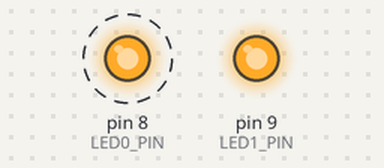
This sketch was run on a simulated Arduino Uno, built with avr-gcc and run on an emulated ATmega328P. Shown: output pins drawn as LEDs (lit = HIGH). Dashed ring = blinking.

Above: at 0.12 s.
At 9.66 s:
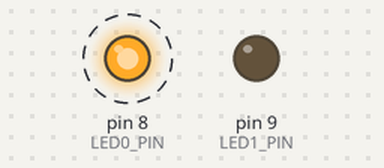
Timing chart, 0 to 13.3 s (numbered marks = the images above):
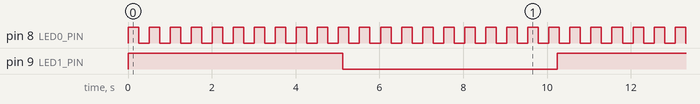

The sketch:

Delay_Version4.ino
```cpp
// without delay function (keeps on cycling!);

// define the pins for the LED outputs
const int LED0_PIN = 8; // const means it can't be changed later
int LED0_STATE = LOW;
long LED0_BLINK_RATE = 250;
long NEXT_LED0_BLINK = 0;

const int LED1_PIN = 9; // const means it can't be changed later
int LED1_STATE = LOW;
long LED1_BLINK_RATE = 3 * 24 * 60 * 60 * 1000;
long NEXT_LED1_BLINK = 0;

void setup() {
  // initialize the digital pins for the LEDs as outputs.
  pinMode(LED0_PIN, OUTPUT);
  pinMode(LED1_PIN, OUTPUT);
}

void loop() {
  updateAllLEDS();
}

void updateAllLEDS() {
  long currentTime = millis();
  updateLED0(currentTime);
  updateLED1(currentTime);
}

void updateLED0(long currentTime) {
  if(currentTime > NEXT_LED0_BLINK) {
     LED0_STATE = !LED0_STATE;
     digitalWrite(LED0_PIN, LED0_STATE);
     NEXT_LED0_BLINK = currentTime + LED0_BLINK_RATE;
  }
}

void updateLED1(long currentTime) {
  if(currentTime > NEXT_LED1_BLINK) {
     LED1_STATE = !LED1_STATE;
     digitalWrite(LED1_PIN, LED1_STATE);
     NEXT_LED1_BLINK = currentTime + LED1_BLINK_RATE;
  }
}
```

Measured:
- by itself, pin 8 (LED0_PIN): alternates HIGH for 0.25 s and LOW for 0.25 s
- by itself, pin 9 (LED1_PIN): alternates HIGH for 5.1 s and LOW for 5.1 s
- by itself, everything shown: repeats every 51.2 s, in 212 steps
